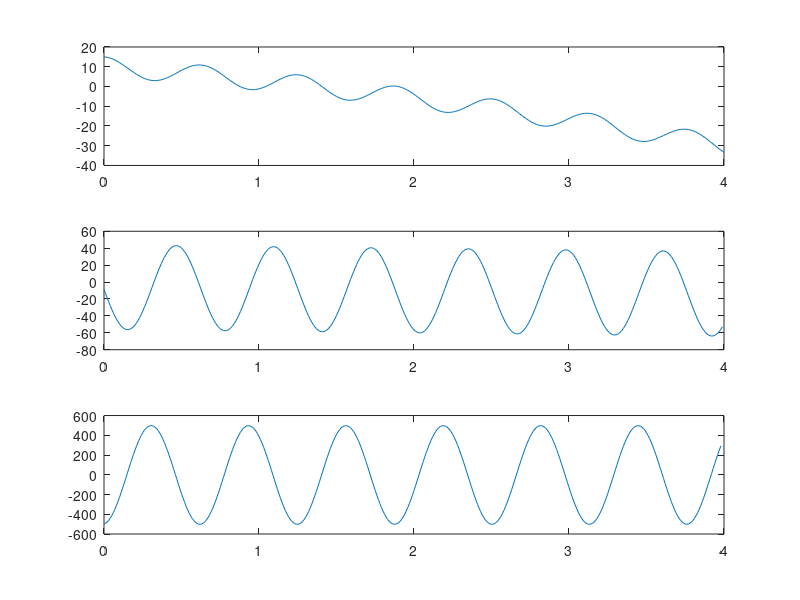

Write MATLAB code to recreate this figure.
clc; close all; clear all;
h = .01;
t = 0:h:4;
f = @(x) (5*cos(10*x) + (x.^2) -2*(x.^2) -6*x + 10);
y = f(t);

% for 1st derivative
for i = 1:length(t)-1
    yd(i) = (y(i+1)-y(i))/h;
end
% for 2nd derivative
for i = 1:length(t)-2
    ydd(i) = (yd(i+1)-yd(i))/h;
end


subplot(3,1,1)
plot(t,y);
subplot(3,1,2)
plot(t(1:length(yd)),yd);
subplot(3,1,3)
plot(t(1:length(ydd)),ydd);


for i = 1:length(yd)-1
    if (yd(i)*yd(i+1) < 0) % when yd changes sign or crosses zero
        if ydd(i)<0
            disp('Maxima: ')
            disp(y(i));
%             disp(yd(i));
%             disp(ydd(i));
        else
            disp('Minima: ')
            disp(y(i));
%             disp(yd(i));
%             disp(ydd(i));
        end
    end
end
            
        